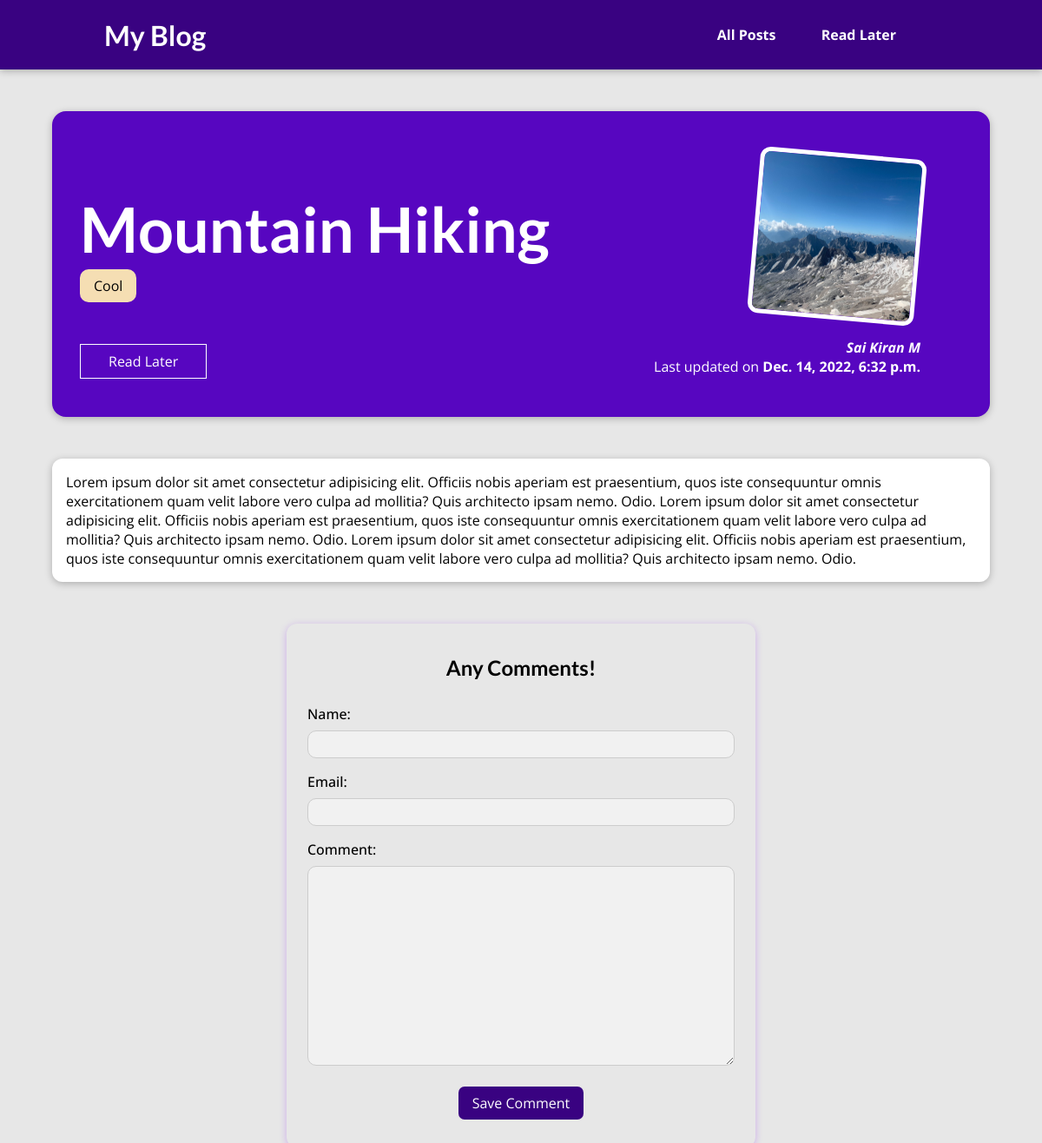
The page /posts/hike-in-the-mountains on the database its author committed.
### blog/models.py (models this page shows, shortened)
class Post(models.Model):
    title = models.CharField(max_length=100, null=False)
    author=models.ForeignKey(Author, on_delete=models.SET_NULL,related_name='post', null=True)
    tags=models.ManyToManyField(Tag, related_name='post')
    excerpt=models.TextField()
    image=models.ImageField(upload_to='images/', null=True, blank=True)
    date = models.DateTimeField(auto_now=True)
    content=models.TextField()
    slug=models.SlugField(max_length=100,unique=True,blank=True,db_index=True)

class Tag(models.Model):
    tag_name=models.CharField(max_length=100, null=False)
    def __str__(self):
        return f"{self.tag_name}"

class Author(models.Model):
    first_name = models.CharField(max_length=50, null=False, blank=False)
    last_name = models.CharField(max_length=50,null=True, blank=True)
    email_address =models.EmailField(max_length=100, null=False, unique=True)
    def full_name(self):
        return f"{self.first_name} {self.last_name}"
    def __str__(self):
        return self.full_name()

### blog/views.py (the view, shortened to what this page needs)
# urls.py: path("posts/<slug>",views.post_detail, name="post_detail"),
def post_detail(request, slug):
    identified_post = Post.objects.get(slug=slug)
    comments=identified_post.comments.all().order_by("-date")
    stored_posts = request.session.get("read_later")
    if(stored_posts is None):
        is_added_to_read_later = False
    else:
        if identified_post.id not in stored_posts:
            is_added_to_read_later = False
        else:
            is_added_to_read_later = True
    if request.method == "GET":
        return render(request, "blog/post-detail.html", {
            "post": identified_post,
            "comments": comments,
            "comment_form": CommentForm(),
            "is_added_to_read_later": is_added_to_read_later
        })
    else:
        return Http404()

### blog/forms.py
class CommentForm(forms.ModelForm):
    class Meta:
        model = Comment
        fields = ('name', 'email', 'comment')

### blog/templates/blog/post-detail.html (shortened to what this page needs)
{% extends 'base.html' %}
{% load static %}
{% block css_files %}
<link rel="stylesheet" href="{% static "blog/post-detail.css" %}" />
{% endblock %}
{% block content %}
<section id="summary">
    <h2>{{post.title}}</h2>
    <div>
        {% for tag in post.tags.all %}
        <span class="tag">{{tag}}</span>
        {% endfor %}
    </div>
    <div id="read-later">
        <form  action="{% url 'read-later' %}" method="post">
                {% if not is_added_to_read_later %}
                    <button type="submit">Read Later</button>
                {% else %}
                    <button type="submit">Remove from Read Later</button>
                {% endif %}
        </form>
    </div>
    <article>
        <img src="{{post.image.url}}">
        <address>{{ post.author }}</address>
        <div>
            Last updated on <time>{{ post.date }}</time>
        </div>
    </article>
</section>
<main>
    {{ post.content }}
</main>
<section id="container">
    <h2> Any Comments!</h2>
    <form   action=" {% url 'post_detail' post.slug %} " method="POST">
        {% for field in comment_form %}
        <div class="form-control {% if field.errors %} invalid {% endif %} ">
            {{ field.label_tag }}
            {{ field }}
        </div>
        {% endfor %}
        <button type="submit">Save Comment</button>
</section>
{% endblock %}

### static/app.css (style rules this page uses)
* { box-sizing: border-box; }
html { font-family: 'Open Sans', 'Lato', sans-serif; }
body { margin: 0; }
h1, h2, h3 { font-family: 'Lato', sans-serif; font-weight: bold; }

### blog/static/blog/post-detail.css (style rules this page uses)
body { background-color: #e7e7e7; }
#summary { margin: 8rem auto 3rem auto; padding: 2rem; width: 90%; max-width: 90rem; border-radius: 16px; background-color: #5706c0; position: relative; box-shadow: 0 2px 8px rgba(0, 0, 0, 0.25); height: 22rem; }
#summary h2 { color: white; font-size: 4.5rem; margin-bottom: 0.25rem; }
#summary article { position: absolute; top: 2rem; right: 3rem; padding: 1rem 2rem; border-radius: 12px; text-align: right; color: white; }
#summary article img { width: 12rem; height: 12rem; border-radius: 12px; transform: rotateZ(5deg); border: 5px solid white; margin-bottom: 1rem; }
#summary address { font-weight: bold; }
#summary time { font-weight: bold; }
main { width: 90%; max-width: 90rem; margin: 3rem auto; background-color: white; padding: 1rem; border-radius: 12px; box-shadow: 0 2px 8px rgba(0, 0, 0, 0.25); }
.tag { background-color: wheat; padding: 0.5rem 1rem; border-radius: 10px; display: inline-block; margin-right: 1rem; margin-bottom: 1rem; }
.form-control { display: block; padding: 0.5rem; }
#container { font: inherit; margin: 0 auto; width: 45%; max-width: 90rem; box-shadow: 0 2px 8px rgba(126, 3, 249, 0.25); border-radius: 12px; padding: 1rem; margin-bottom: 30px; }
.form-control label { display: block; margin-bottom: 0.5rem; font-weight: 500; }
.form-control input , .form-control textarea { display: block; width: 100%; font: inherit; padding: 0.25rem 0.5rem; border: 1px solid #ccc; border-radius: 10px; background-color: #f1f1f1; }
#container button { display: block; margin: 1rem auto; padding: 0.5rem 1rem; border: none; border-radius: 7px; background-color: #390281; color: white; font: inherit; cursor: pointer; }
#container h2 { text-align: center; font-weight: bold; }
#read-later { margin: 2rem 0; }
#read-later button { background-color: transparent; border: 1px solid white; padding: 0.5rem 2rem; font: inherit; color: white; cursor: pointer; }

### rows shown on the page
Post: title "Mountain Hiking", image (picture), author "Sai Kiran M", date "Dec. 14, 2022, 6:32 p.m.", content "Lorem ipsum dolor sit amet consectetur adipisicing elit. Officiis nobis aperiam est praesentium, quos iste consequuntur omnis exercitationem quam velit labore vero culpa ad mollitia? Quis architecto ipsam nemo. Odio. Lorem ipsum dolor sit amet consectetur adipisicing elit. Officiis nobis aperiam est praesentium, quos iste consequuntur omnis exercitationem quam velit labore vero culpa ad mollitia? Quis architecto ipsam nemo. Odio. Lorem ipsum dolor sit amet consectetur adipisicing elit. Officiis nobis aperiam est praesentium, quos iste consequuntur omnis exercitationem quam velit labore vero culpa ad mollitia? Quis architecto ipsam nemo. Odio."
Tag: tag_name "Cool"

### other values the page prints
{{ field.label_tag }} "Name:" "Email:" "Comment:"
